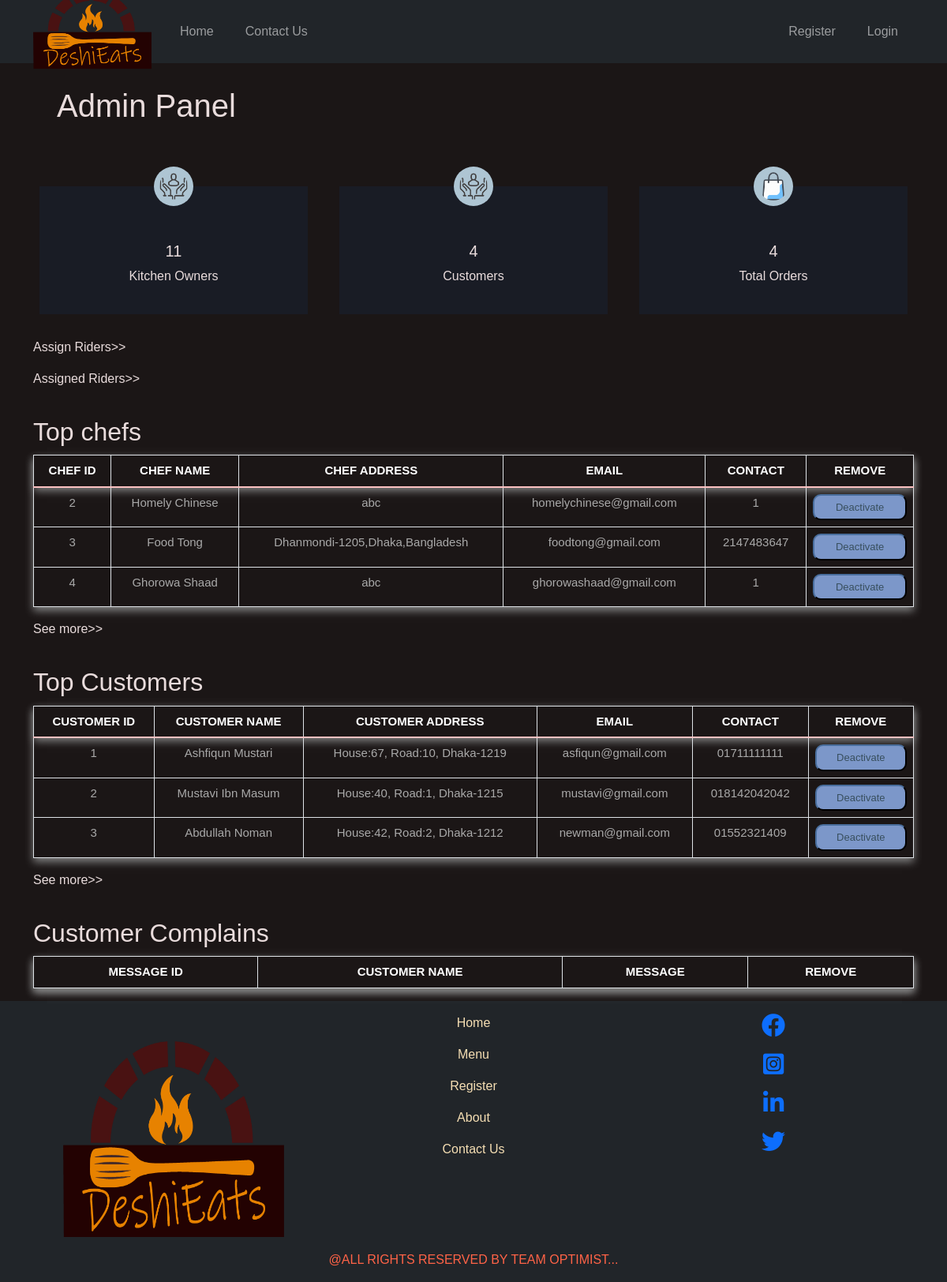
Page /AdminPanel.php on the committed database.
### tables this page shows
CREATE TABLE `chef` (
  `ChefID` int(11) NOT NULL,
  `ChefName` varchar(50) NOT NULL,
  `ChefEmail` varchar(50) NOT NULL,
  `ChefPassword` varchar(50) NOT NULL,
  `ChefContactNumber` int(15) NOT NULL,
  `ChefDescription` varchar(100) NOT NULL,
  `ChefAddress` varchar(50) NOT NULL,
  `ChefArea` varchar(50) NOT NULL,
  `ChefImage` varchar(50) NOT NULL,
  `Status` varchar(30) NOT NULL DEFAULT 'Active'
);

CREATE TABLE `customer` (
  `CustID` int(11) NOT NULL,
  `CustName` varchar(50) NOT NULL,
  `CustEmail` varchar(50) NOT NULL,
  `CustPassword` varchar(50) NOT NULL,
  `CustContactNumber` varchar(15) NOT NULL,
  `CustOrder` int(10) NOT NULL,
  `CustAddress` varchar(100) NOT NULL,
  `CustArea` varchar(50) NOT NULL,
  `Status` varchar(30) NOT NULL DEFAULT 'Active'
);

### functions.php (called while the page is built, shortened)
               ?><script>window.location.href="Chef'sExhibition.php";</script><?php
    function getTopCustomers($con){
      $query="SELECT * FROM customer WHERE Status='Active' ORDER BY 'CustOrder' DESC LIMIT 3";
      $result = mysqli_query($con, $query);
      return $result;
    }
    function getTopChef($con){
      $query="SELECT * FROM chef WHERE Status='Active' ORDER BY 'ChefID' DESC LIMIT 3";
      $result = mysqli_query($con, $query);
      return $result;
    }
?>

### AdminPanel.php (the view, shortened to what this page needs)
<?php
include("connect.php");
include("functions.php");
$topCustResult=getTopCustomers($link);
$topChefResult=getTopChef($link);
        ?>
        <?php
$customercountsql = "SELECT COUNT(CustID) as countcus FROM customer where 1";
$customercountresult= mysqli_fetch_assoc(mysqli_query($link,$customercountsql));
$chefcountsql = "SELECT COUNT(ChefID) as countcus FROM chef where 1";
$chefcountresult= mysqli_fetch_assoc(mysqli_query($link,$chefcountsql));
$ordercountsql = "SELECT COUNT(ID) as countcus FROM cartlist where 1";
$ordercountresult= mysqli_fetch_assoc(mysqli_query($link,$ordercountsql));
?>
<!DOCTYPE html>
<html>
<head>
    <link href="https://cdn.jsdelivr.net/npm/bootstrap@5.1.3/dist/css/bootstrap.min.css" rel="stylesheet">
    <link href="https://cdnjs.cloudflare.com/ajax/libs/font-awesome/5.15.4/css/all.min.css" rel="stylesheet">
    <link type="text/css" rel="stylesheet" href="css/DeStylesheet.css" />
    <link type="text/css" rel="stylesheet" href="css/DeStylesheet2.css" />
</head>
<body>
    <?php
    include "header.php";
    ?>
    <div class="Div3">
        <div class="container">
            <div class="row">
                <div class="col-md-12 text-left">
                    <div class="title">
                        <h1 id="t1">Admin Panel</h1>
                    </div>
                </div>
                <div class="col-md text-center" id="Grid1">
                    <img class="icon1 rounded-circle" src="images/Admin/customerIcon.png">
                    <h5 id="t2"><?php echo $chefcountresult["countcus"]?></h5>
                    <p id="t2">Kitchen Owners</p>
                </div>
                <div class="col-md text-center" id="Grid1">
                    <img class="icon1 rounded-circle" src="images/Admin/customerIcon.png">
                    <h5 id="t2"><?php echo $customercountresult["countcus"]?></h5>
                    <p id="t2">Customers</p>
                </div>
                <div class="col-md text-center" id="Grid1">
                    <img class="icon1 rounded-circle" src="images/Admin/orderIcon.png">
                    <h5 id="t2"><?php echo $ordercountresult["countcus"]?></h5>
                    <p id="t2">Total Orders</p>
                </div>
                <div class="col-md-12 text-left">
                        <a style="text-decoration:none" href="AssignRiders.php">
                            <p id="t2">Assign Riders>></p>
                        </a>
                </div>
                <div class="col-md-12 text-left">
                        <a style="text-decoration:none" href="AssignedRiders.php">
                            <p id="t2">Assigned Riders>></p>
                        </a>
                </div>
                <div class="col-md-12 text-left">
                    <div class="title2">
                        <h2 id="t2">Top chefs</h2>
                    </div>
                </div>
                <div class="col-xl-12">
                    <table class="table table-bordered ordertable">
                        <thead>
                            <tr class="text-align-center">
                                <th scope="col" class="orderhead">Chef ID</th>
                                <th scope="col" class="orderhead">Chef Name</th>
                                <th scope="col" class="orderhead">Chef Address</th>
                                <th scope="col" class="orderhead">Email</th>
                                <th scope="col" class="orderhead">Contact</th>
                                <th scope="col" class="orderhead">Remove</th>
                            </tr>
                        </thead>
                        <tbody class="text-center">
                            <?php
                                while($rowItem = mysqli_fetch_assoc($topChefResult)){
                            ?>
                            <tr>
                                <td class='orderdatas'><?php  echo $rowItem['ChefID'] ?></td>
                                <td class='orderdatas'><?php  echo $rowItem['ChefName'] ?></td>
                                <td class='orderdatas'><?php  echo $rowItem['ChefAddress'] ?></td>
                                <td class='orderdatas'><?php  echo $rowItem['ChefEmail'] ?></td>
                                <td class='orderdatas'><?php  echo $rowItem['ChefContactNumber']; ?></td>
                                <td>
                                    <form action='' method='POST'>
                                        <button name='Remove_Item' class='plusMinusButton'> Deactivate </button>
                                    </form>
                                </td>
                            </tr>
                            <?php
                            }
                            ?>
                        </tbody>
                    </table>
                    <div class="col-xl-3">
                        <a style="text-decoration:none" href="ShowAll.php?category=Chef">
                            <p id="t2">See more>></p>
                        </a>
                    </div>
                </div>
                <div class="col-md-12 text-left">
                    <div class="title2">
                        <h2 id="t2">Top Customers</h2>
                    </div>
                </div>
                <div class="col-xl-12">
                    <table class="table table-bordered ordertable">
                        <thead>
                            <tr class="text-align-center">
                                <th scope="col" class="orderhead">Customer ID</th>
                                <th scope="col" class="orderhead">Customer Name</th>
                                <th scope="col" class="orderhead">Customer Address</th>
                                <th scope="col" class="orderhead">Email</th>
                                <th scope="col" class="orderhead">Contact</th>
                                <th scope="col" class="orderhead">Remove</th>
                            </tr>
                        </thead>
                        <tbody class="text-center">
                            <?php
                                while($rowItem = mysqli_fetch_assoc($topCustResult)){
                            ?>
                            <tr>
                                <td class='orderdatas'><?php echo $rowItem['CustID']; ?></td>
                                <td class='orderdatas'><?php echo $rowItem['CustName']; ?></td>
                                <td class='orderdatas'><?php echo $rowItem['CustAddress']; ?></td>
                                <td class='orderdatas'><?php echo $rowItem['CustEmail']; ?></td>
                                <td class='orderdatas'><?php echo $rowItem['CustContactNumber']; ?></td>
                                <td>
                                    <form action='' method='POST'>
                                        <button name='Remove_Item' class='plusMinusButton'> Deactivate </button>
                                    </form>
                                </td>
                            </tr>
                            <?php
                            }
                            ?>
                        </tbody>
                    </table>
                    <div class="col-xl-3">
                        <a style="text-decoration:none" href="ShowAll.php?category=Customer">
                            <p id="t2">See more>></p>
                        </a>
                    </div>
                </div>
                <div class="col-md-12 text-left">
                    <div class="title2">
                        <h2 id="t2">Customer Complains</h2>
                    </div>
                </div>
                <div class="col-xl-12">
                    <table class="table table-bordered ordertable">
                        <thead>
                            <tr class="text-align-center">
                                <th scope="col" class="orderhead">Message ID</th>
                                <th scope="col" class="orderhead">Customer Name</th>
                                <th scope="col" class="orderhead">Message</th>
                                <th scope="col" class="orderhead">Remove</th>
                            </tr>
                        </thead>
                    </table>
                </div>
            </div>
        </div>
    </div>
    <?php
    include "footer.php";
    ?>
</body>
</html>

### css/DeStylesheet.css (style rules this page uses)
* { padding: 0; margin: 0; text-decoration: none; list-style: none; box-sizing: border-box; }
body { background-color: #1b1616; font-family: "Franklin Gothic Medium", "Arial Narrow", Arial, sans-serif; }
h1 { color: wheat; }
#Grid1 { background: rgb(25, 28, 37); padding: 20px; margin: 20px; margin-bottom: 30px; }
#t1 { padding: 10px; color: #e9dcdc; }
#t2 { color: #e9dcdc; }
.icon1 { background: #aec5d3; border: round; width: 50px; padding: 7px; transform: translateY(-90%); }
.title { margin-bottom: 20px; font-weight: bold; padding: 20px; }
.title2 { margin-top: 20px; margin-bottom: 10px; font-weight: bold; }

### css/DeStylesheet2.css (style rules this page uses)
* { padding: 0; margin: 0; text-decoration: none; list-style: none; box-sizing: border-box; }
body { background-color: #1b1616; font-family: "Franklin Gothic Medium", "Arial Narrow", Arial, sans-serif; }
.orderhead { color: rgb(255, 255, 255); font-size: 15px; }
.orderdatas { color: darkgrey; font-size: 15px; text-align: center; }
.ordertable { text-align: center; box-shadow: 0 5px 10px grey; color: rgb(250, 193, 193); }
thead { box-shadow: 0 5px 10px grey; }
th { text-transform: uppercase; }
.plusMinusButton { padding: 5px 12px 5px 12px; font-size: 13px; border-radius: 10px; border-width: 2px; color: #384f5e; background-color: #7c97c9; border-color: #223349; width: 100%; }
.container { justify-content: center; }
h1 { color: wheat; }
.ordertable { text-align: center; }

### rows in the picture
chef: ChefID "2", ChefName "Homely Chinese", ChefAddress "abc", ChefEmail "homelychinese@gmail.com", ChefContactNumber "1"
chef: ChefID "3", ChefName "Food Tong", ChefAddress "Dhanmondi-1205,Dhaka,Bangladesh", ChefEmail "foodtong@gmail.com", ChefContactNumber "2147483647"
chef: ChefID "4", ChefName "Ghorowa Shaad", ChefAddress "abc", ChefEmail "ghorowashaad@gmail.com", ChefContactNumber "1"
customer: CustID "1", CustName "Ashfiqun Mustari", CustAddress "House:67, Road:10, Dhaka-1219", CustEmail "asfiqun@gmail.com", CustContactNumber "01711111111"
customer: CustID "2", CustName "Mustavi Ibn Masum", CustAddress "House:40, Road:1, Dhaka-1215", CustEmail "mustavi@gmail.com", CustContactNumber "018142042042"
customer: CustID "3", CustName "Abdullah Noman", CustAddress "House:42, Road:2, Dhaka-1212", CustEmail "newman@gmail.com", CustContactNumber "01552321409"

### other values in the picture
$chefcountresult["countcus"] "11"
$customercountresult["countcus"] "4"
$ordercountresult["countcus"] "4"
